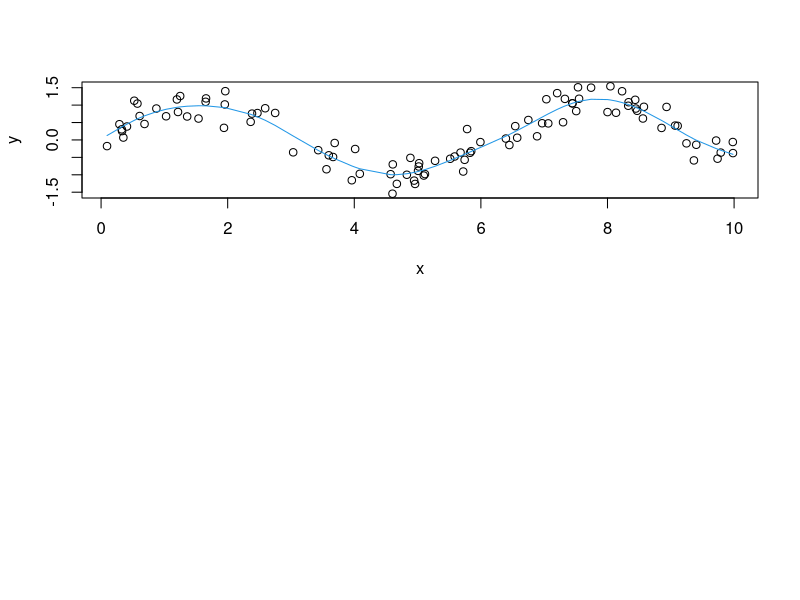

R code for this plot: (Note: this script raises an error after producing the figure.)
library(sfsmisc)


### Name: D1D2
### Title: Numerical Derivatives of (x,y) Data via Smoothing Splines
### Aliases: D1D2
### Keywords: smooth

### ** Examples

 set.seed(8840)
 x <- runif(100, 0,10)
 y <- sin(x) + rnorm(100)/4

 op <- par(mfrow = c(2,1))
 plot(x,y)
 lines(ss <- smooth.spline(x,y), col = 4)
 str(ss[c("df", "spar")])
 if(is.R()) plot(cos, 0, 10, ylim = c(-1.5,1.5), lwd=2) else { # Splus
   xx <- seq(0,10, len=201); plot(xx, cos(xx), type = 'l', ylim = c(-1.5,1.5))
 }
 title(expression("Estimating f'() :  " * frac(d,dx) * sin(x) == cos(x)))
 offs <- c(-0.1, 0, 0.1, 0.2, 0.3)
 i <- 1
 for(off in offs) {
   d12 <- D1D2(x,y, spar.offset = off)
   lines(d12$x, d12$D1, col = i <- i+1)
 }
 legend(2,1.6, c("true cos()",paste("sp.off. = ", format(offs))), lwd=1,
        col = 1:(1+length(offs)), cex = 0.8, bg = NA)
 par(op)
